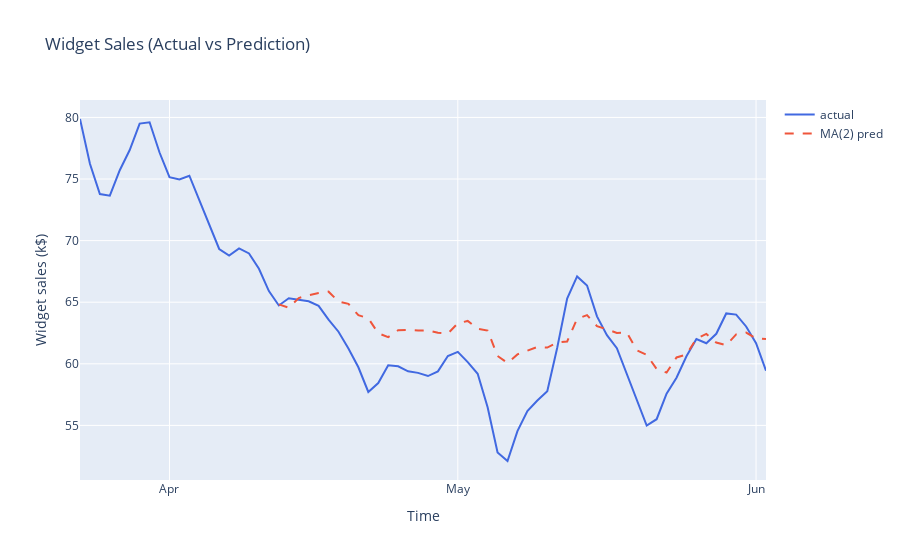

Source (notebook cell):
### Code cell
fig = go.Figure()
fig.add_trace(go.Scatter(x=df[-70:].index, y=df[-70:]['widget_sales'], name='actual', line = dict(color='royalblue')))
fig.add_trace(go.Scatter(x=df[-70:].index, y=df[-70:]["pred_widget_sales"], name='MA(2) pred', line = dict(dash='dash')))
fig.update_layout(
    xaxis= dict(
        tickmode = 'array',
        tickvals = [439, 468, 498],
        ticktext = ['Apr', 'May', 'Jun']
    ),
    yaxis_title='Widget sales (k$)',
    xaxis_title='Time',
    title='Widget Sales (Actual vs Prediction)'
)  
fig.show()

### Figure 1 — Plotly figure (JSON) as saved in the notebook; plotly's stock layout.template omitted (floating-point values rounded to 4 significant figures)
{"data": [{"line": {"color": "royalblue"}, "name": "actual", "type": "scatter", "x": [430, 431, 432, 433, 434, 435, 436, 437, 438, 439, 440, 441, 442, 443, 444, 445, 446, 447, 448, 449, 450, 451, 452, 453, 454, 455, 456, 457, 458, 459, 460, 461, 462, 463, 464, 465, 466, 467, 468, 469, 470, 471, 472, 473, 474, 475, 476, 477, 478, 479, 480, 481, 482, 483, 484, 485, 486, 487, 488, 489, 490, 491, 492, 493, 494, 495, 496, 497, 498, 499], "y": [79.87, 76.24, 73.78, 73.65, 75.71, 77.35, 79.5, 79.61, 77.15, 75.15, 74.97, 75.27, 73.29, 71.33, 69.32, 68.79, 69.37, 68.96, 67.71, 65.91, 64.74, 65.32, 65.17, 65.08, 64.7, 63.58, 62.6, 61.24, 59.72, 57.71, 58.43, 59.88, 59.8, 59.39, 59.26, 59.0, 59.39, 60.63, 60.97, 60.14, 59.19, 56.46, 52.8, 52.11, 54.53, 56.17, 57.02, 57.77, 61.3, 65.29, 67.09, 66.36, 63.85, 62.32, 61.27, 59.22, 57.07, 54.98, 55.5, 57.58, 58.87, 60.61, 62.01, 61.66, 62.44, 64.09, 63.99, 63.03, 61.67, 59.44]}, {"line": {"dash": "dash"}, "name": "MA(2) pred", "type": "scatter", "x": [430, 431, 432, 433, 434, 435, 436, 437, 438, 439, 440, 441, 442, 443, 444, 445, 446, 447, 448, 449, 450, 451, 452, 453, 454, 455, 456, 457, 458, 459, 460, 461, 462, 463, 464, 465, 466, 467, 468, 469, 470, 471, 472, 473, 474, 475, 476, 477, 478, 479, 480, 481, 482, 483, 484, 485, 486, 487, 488, 489, 490, 491, 492, 493, 494, 495, 496, 497, 498, 499], "y": [null, null, null, null, null, null, null, null, null, null, null, null, null, null, null, null, null, null, null, null, 64.83, 64.55, 65.34, 65.57, 65.74, 65.85, 65.06, 64.87, 63.95, 63.69, 62.47, 62.16, 62.73, 62.75, 62.69, 62.72, 62.51, 62.46, 63.28, 63.48, 62.84, 62.69, 60.64, 60.06, 60.76, 61.08, 61.36, 61.32, 61.73, 61.81, 63.65, 63.95, 63.06, 62.79, 62.5, 62.54, 61.1, 60.73, 59.58, 59.29, 60.51, 60.75, 62.04, 62.42, 61.72, 61.51, 62.39, 62.54, 62.07, 62.0]}], "layout": {"title": {"text": "Widget Sales (Actual vs Prediction)"}, "xaxis": {"tickmode": "array", "ticktext": ["Apr", "May", "Jun"], "tickvals": [439, 468, 498], "title": {"text": "Time"}}, "yaxis": {"title": {"text": "Widget sales (k$)"}}}}
